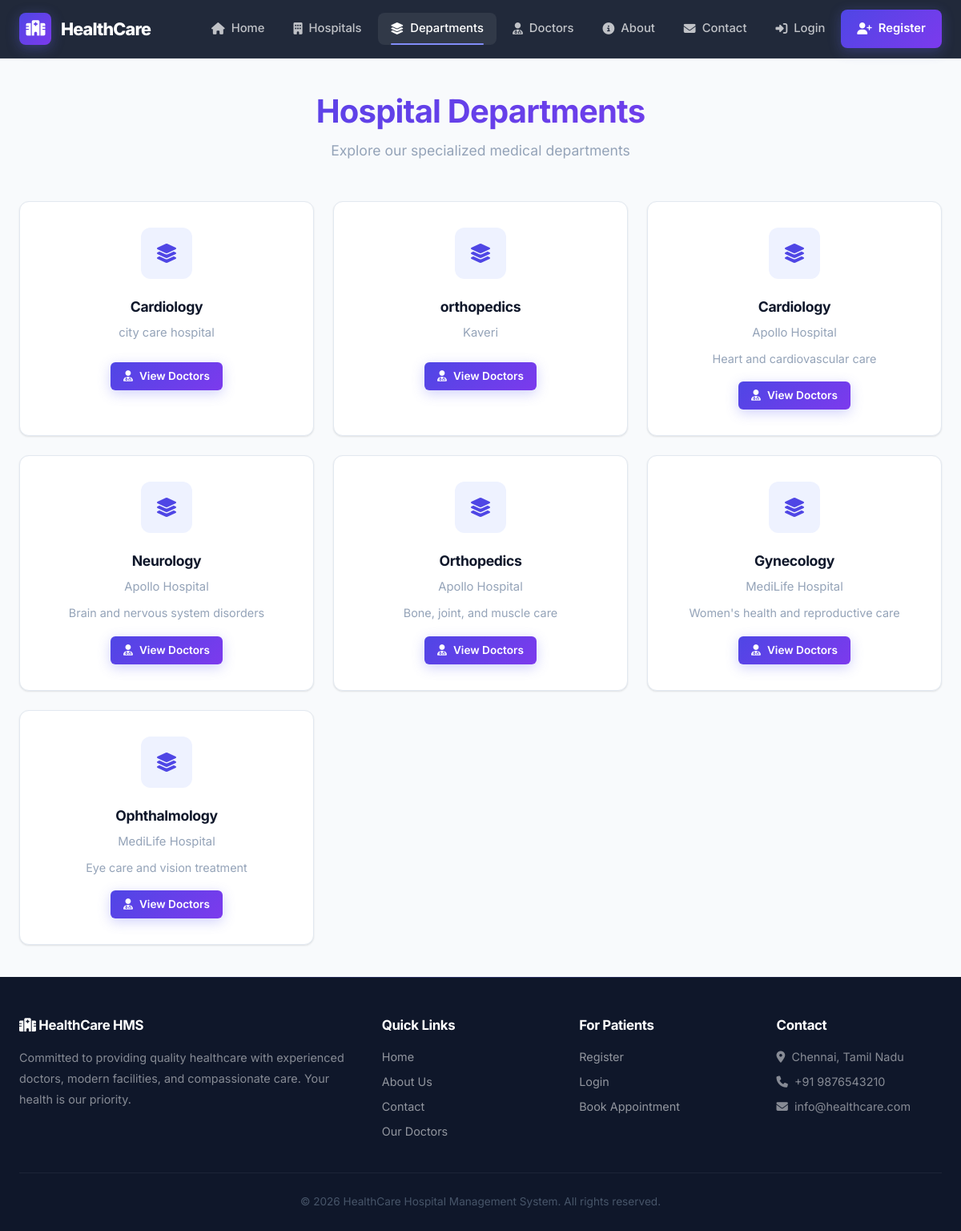
Screenshot of /departments/ with the database file from the repository.
### hospital/models.py (models this page shows, shortened)
class Department(models.Model):
    hospital = models.ForeignKey(
        Hospital,
        on_delete=models.CASCADE,
        related_name="departments"
    )
    name = models.CharField(max_length=100)
    description = models.TextField(blank=True)

class Hospital(models.Model):
    name = models.CharField(max_length=200)
    address = models.TextField()
    phone = models.CharField(max_length=15)
    email = models.EmailField()
    logo = models.ImageField(upload_to="hospital_logos/", blank=True, null=True)
    description = models.TextField(blank=True)

### hospital/views.py (the view)
# urls.py: path("departments/", views.department_list, name="admin_department_list"),
def department_list(request):
    departments = Department.objects.all()
    return render(
        request,
        "hospital/department_list.html",
        {
            "departments": departments
        }
    )

### hospital/templates/hospital/department_list.html (shortened to what this page needs)
{% extends 'base.html' %}
{% block content %}
<div class="page-header animate-in">
    <h1>Hospital Departments</h1>
    <p>Explore our specialized medical departments</p>
</div>
<div class="grid grid-auto animate-in animate-in-1">
    {% for department in departments %}
    <div class="feature-card">
        <div class="feature-icon"><i class="fas fa-layer-group"></i></div>
        <h3>{{ department.name }}</h3>
        <p>{{ department.hospital.name }}</p>
        <p style="font-size:0.9rem;margin-top:0.5rem;color:var(--text-muted);">{{ department.description|truncatewords:20 }}</p>
        <a href="{% url 'department_detail' department.id %}" class="btn btn-primary btn-sm" style="margin-top:1rem;">
            <i class="fas fa-user-md"></i> View Doctors
        </a>
    </div>
    {% empty %}
    <div class="empty-state" style="grid-column:1/-1;">
        <div class="empty-icon"><i class="fas fa-layer-group"></i></div>
        <h3>No Departments Available</h3>
        <p>Departments will be listed here once added.</p>
    </div>
    {% endfor %}
</div>
{% endblock %}

### hospital/templates/base.html (shortened to what this page needs)
<!DOCTYPE html>
<html lang="en">
<head>
    {% load static %}
    <link rel="stylesheet" href="https://cdnjs.cloudflare.com/ajax/libs/font-awesome/6.5.1/css/all.min.css">
    <link rel="stylesheet" href="{% static 'css/style.css' %}?v=5">
</head>
<body>
<header class="site-header" role="banner">
    <nav class="navbar" role="navigation" aria-label="Main navigation">
        <a href="{% url 'home' %}" class="logo" aria-label="HealthCare HMS Home">
            <span class="logo-icon">
                <i class="fas fa-hospital"></i>
            </span>
            HealthCare
        </a>
        <ul class="nav-links" role="menubar">
            <li role="none"><a href="{% url 'home' %}" role="menuitem"><i class="fas fa-home"></i> Home</a></li>
            <li role="none"><a href="{% url 'hospital_list' %}" role="menuitem"><i class="fas fa-building"></i> Hospitals</a></li>
            <li role="none"><a href="{% url 'department_list' %}" role="menuitem"><i class="fas fa-layer-group"></i> Departments</a></li>
            <li role="none"><a href="{% url 'doctor_list' %}" role="menuitem"><i class="fas fa-user-md"></i> Doctors</a></li>
            <li role="none"><a href="{% url 'about' %}" role="menuitem"><i class="fas fa-info-circle"></i> About</a></li>
            <li role="none"><a href="{% url 'contact' %}" role="menuitem"><i class="fas fa-envelope"></i> Contact</a></li>
            {% if user.is_authenticated %}
                {% if user.role == "PATIENT" %}
                    <li role="none"><a href="{% url 'patient_dashboard' %}" role="menuitem"><i class="fas fa-columns"></i> Dashboard</a></li>
                {% elif user.role == "DOCTOR" %}
                    <li role="none"><a href="{% url 'doctor_dashboard' %}" role="menuitem"><i class="fas fa-columns"></i> Dashboard</a></li>
                {% elif user.role == "ADMIN" %}
                    <li role="none"><a href="{% url 'admin_dashboard' %}" role="menuitem"><i class="fas fa-columns"></i> Dashboard</a></li>
                {% endif %}
                <li role="none"><a href="{% url 'logout' %}" class="nav-cta" role="menuitem"><i class="fas fa-sign-out-alt"></i> Logout</a></li>
            {% else %}
                <li role="none"><a href="{% url 'login' %}" role="menuitem"><i class="fas fa-sign-in-alt"></i> Login</a></li>
                <li role="none"><a href="{% url 'patient_register' %}" class="nav-cta" role="menuitem"><i class="fas fa-user-plus"></i> Register</a></li>
            {% endif %}
        </ul>
    </nav>
</header>
<main class="page-wrapper" role="main">
    <div class="container">
        {% block content %}
        {% endblock %}
    </div>
</main>
<footer class="site-footer" role="contentinfo">
    <div class="container">
        <div class="footer-grid">
            <div class="footer-col">
                <h4><i class="fas fa-hospital"></i> HealthCare HMS</h4>
                <p>Committed to providing quality healthcare with experienced doctors, modern facilities, and compassionate care. Your health is our priority.</p>
            </div>
            <div class="footer-col">
                <h4>Quick Links</h4>
                <ul>
                    <li><a href="{% url 'home' %}">Home</a></li>
                    <li><a href="{% url 'about' %}">About Us</a></li>
                    <li><a href="{% url 'contact' %}">Contact</a></li>
                    <li><a href="{% url 'doctor_list' %}">Our Doctors</a></li>
                </ul>
            </div>
            <div class="footer-col">
                <h4>For Patients</h4>
                <ul>
                    <li><a href="{% url 'patient_register' %}">Register</a></li>
                    <li><a href="{% url 'login' %}">Login</a></li>
                    <li><a href="{% url 'hospital_list' %}">Book Appointment</a></li>
                </ul>
            </div>
            <div class="footer-col">
                <h4>Contact</h4>
                <ul>
                    <li><i class="fas fa-map-marker-alt"></i> Chennai, Tamil Nadu</li>
                    <li><i class="fas fa-phone"></i> +91 9876543210</li>
                    <li><i class="fas fa-envelope"></i> info@healthcare.com</li>
                </ul>
            </div>
        </div>
        <div class="footer-bottom">
            <p>&copy; 2026 HealthCare Hospital Management System. All rights reserved.</p>
        </div>
    </div>
</footer>
</body>
</html>

### rows the page displays
Department: name "Cardiology", hospital.name "city care hospital"
Department: name "orthopedics", hospital.name "Kaveri"
Department: name "Cardiology", hospital.name "Apollo Hospital", description "Heart and cardiovascular care"
Department: name "Neurology", hospital.name "Apollo Hospital", description "Brain and nervous system disorders"
Department: name "Orthopedics", hospital.name "Apollo Hospital", description "Bone, joint, and muscle care"
Department: name "Gynecology", hospital.name "MediLife Hospital", description "Women's health and reproductive care"
Department: name "Ophthalmology", hospital.name "MediLife Hospital", description "Eye care and vision treatment"
